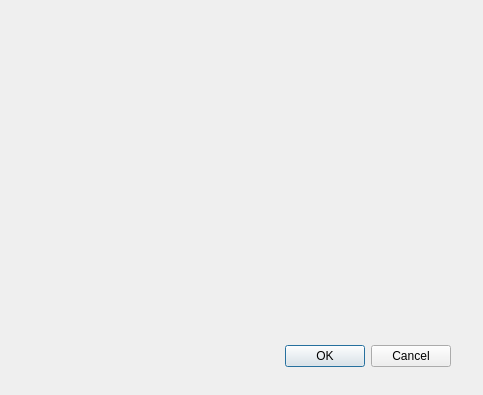
<?xml version="1.0" encoding="UTF-8"?>
<ui version="4.0">
 <class>GameSetup</class>
 <widget class="QDialog" name="GameSetup">
  <property name="geometry">
   <rect>
    <x>0</x>
    <y>0</y>
    <width>483</width>
    <height>395</height>
   </rect>
  </property>
  <property name="windowTitle">
   <string>Dialog</string>
  </property>
  <widget class="QDialogButtonBox" name="buttonBox">
   <property name="geometry">
    <rect>
     <x>110</x>
     <y>340</y>
     <width>341</width>
     <height>32</height>
    </rect>
   </property>
   <property name="orientation">
    <enum>Qt::Horizontal</enum>
   </property>
   <property name="standardButtons">
    <set>QDialogButtonBox::Cancel|QDialogButtonBox::Ok</set>
   </property>
  </widget>
 </widget>
 <resources/>
 <connections>
  <connection>
   <sender>buttonBox</sender>
   <signal>accepted()</signal>
   <receiver>GameSetup</receiver>
   <slot>accept()</slot>
   <hints>
    <hint type="sourcelabel">
     <x>248</x>
     <y>254</y>
    </hint>
    <hint type="destinationlabel">
     <x>157</x>
     <y>274</y>
    </hint>
   </hints>
  </connection>
  <connection>
   <sender>buttonBox</sender>
   <signal>rejected()</signal>
   <receiver>GameSetup</receiver>
   <slot>reject()</slot>
   <hints>
    <hint type="sourcelabel">
     <x>316</x>
     <y>260</y>
    </hint>
    <hint type="destinationlabel">
     <x>286</x>
     <y>274</y>
    </hint>
   </hints>
  </connection>
 </connections>
</ui>
